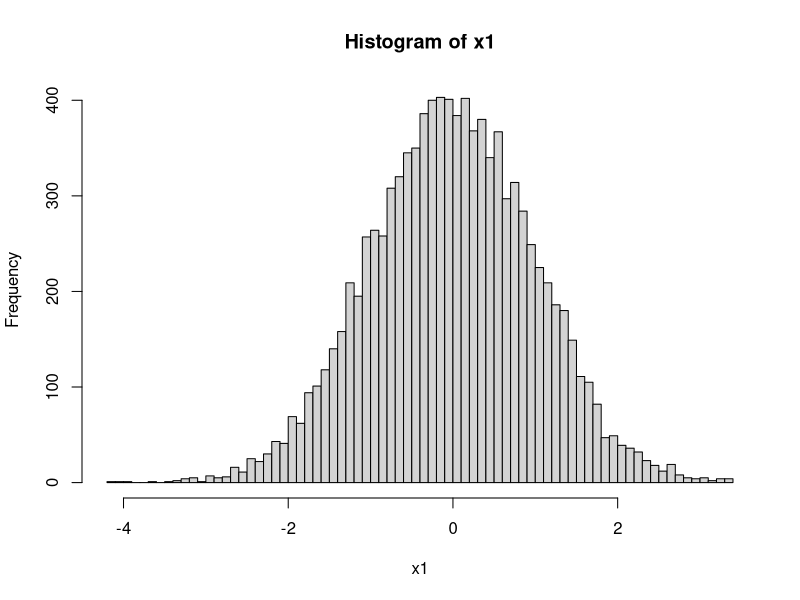
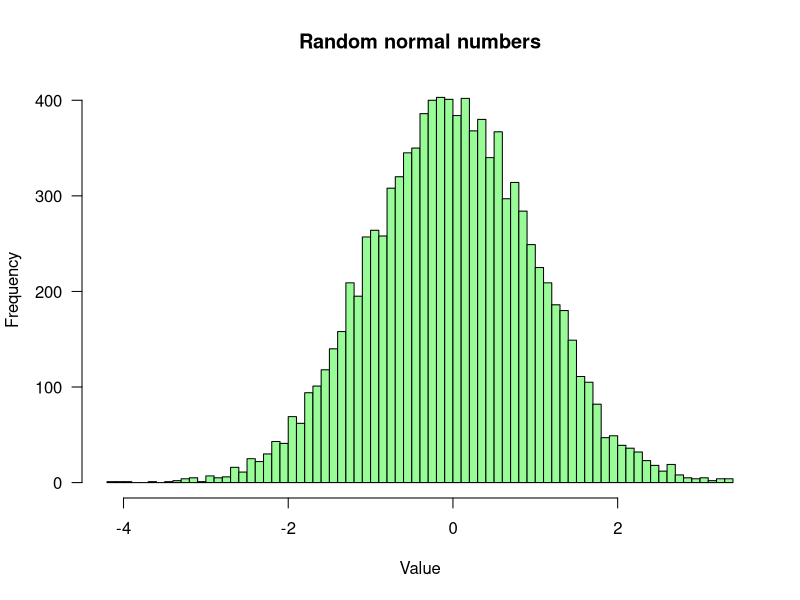
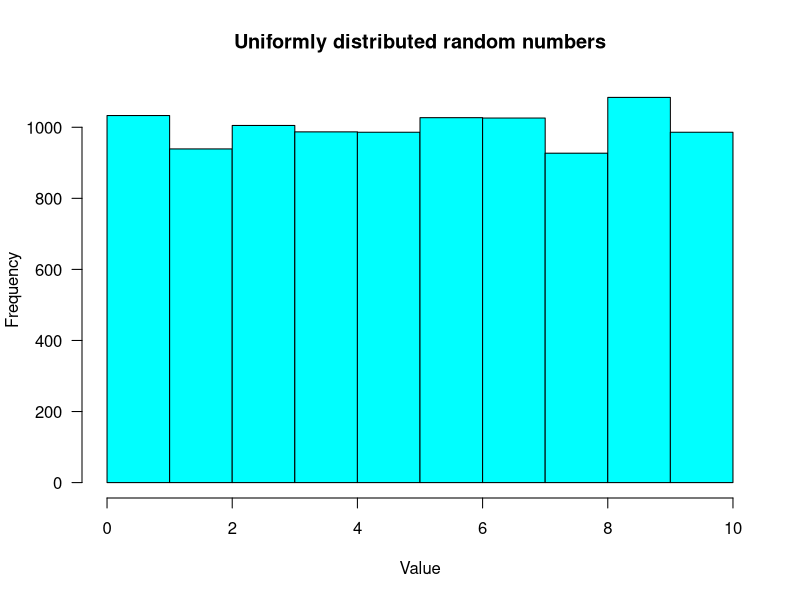

Reproduce these figures in R, in order.
## ---- chunk 1
## Install knitr package if required
if (!require(knitr)) {
  message("Installing missing package: knitr")
  install.packages("knitr")
}
library(knitr)

options(width = 300)
knitr::opts_chunk$set(
  fig.width = 7, fig.height = 5, 
  out.width = "80%",
  fig.align = "center", 
  fig.path = "figures/data-structures_",
  size = "tiny", 
  echo = TRUE, 
  eval = TRUE, 
  warning = FALSE, 
  message = FALSE, 
  results = TRUE, 
  comment = "")
# knitr::asis_output("\\footnotesize")
## ---- chunk 2
matIdentite <- matrix(ncol = 10, nrow = 10, data = 0)
diag(matIdentite) <- 1
print(matIdentite)
## ---- chunk 3
## Generatre a 10x10 matrix with random normal numbers
matAleatoire <- matrix(
  nrow = 10, 
  ncol = 10, 
  data = rnorm(n = 100, 
               mean = 0, 
               sd = sqrt(5)))

## Print the results rounded at 2 decimals
print(round(matAleatoire, digits = 2))
## ---- chunk 4
n <- 10000 ## define vector sizes
x1 <- rnorm(n = n, mean = 0, sd = 1) ## normal random
x2 <- runif(n = n, min = 0, max = 10) ## uniform random 
## ---- chunk 5
hist(x = x1, breaks = 100)
## ---- chunk 6
hist(x = x1, breaks = 100, 
     las = 1, 
     col = "palegreen",
     main = "Random normal numbers",
     xlab = "Value"
     )
## ---- chunk 7
hist(x = x2, breaks = 10, 
     las = 1, 
     col = "cyan",
     main = "Uniformly distributed random numbers",
     xlab = "Value"
     )
## ---- chunk 8
summary(x1)

## ---- chunk 9
## Prepare an empty matrix
m1 <- matrix(nrow = 10, ncol = 2)

## Assign values to the first column
m1[, 1] <- head(x = x1, n = 10)

## Assign values to the second column
m1[, 2] <- tail(x = x1, n = 10)

## Print the result rounded to 3 decimals
print(round(m1, digits = 3))
## ---- chunk 10
m2 <- matrix(nrow = 5, ncol = 2)

## Assign values
m2[, 1] <- x1[c(16, 51, 79, 31, 27)]
m2[, 2] <- x2[c(30, 70, 12, 49, 45)]

## Print the result
print(m2)
## ---- chunk 11
m3 <- rbind(m1, m2)
dim(m3)
nrow(m3)
ncol(m3)
## ---- chunk 12
data("WorldPhones")
print(WorldPhones)
class(WorldPhones)
dim(WorldPhones)
rownames(WorldPhones)
colnames(WorldPhones)
## ---- chunk 13
## Marginal sums per year
nbrTelAn <- apply(WorldPhones, 1, sum)
print(nbrTelAn)

## Marginal sums per continent
nbrTelCont <- apply(WorldPhones, 2, sum)
print(nbrTelCont)
## ---- chunk 14
names(which.max(nbrTelCont))
names(which.min(nbrTelCont))

## Another way: with head and tail
tail(sort(nbrTelCont), n = 1)
head(sort(nbrTelCont), n = 1)
## ---- chunk 15
sum(nbrTelCont > 20000)
sum(nbrTelCont > 50000)
sum(nbrTelCont > 200000)
